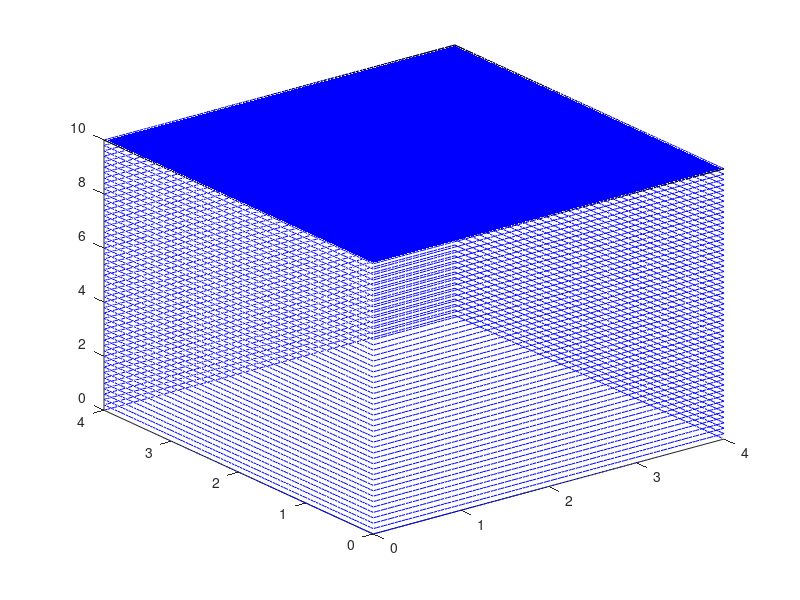

This chart was generated by the following MATLAB code:
function drawCuboid(varargin)
% display a 3D-cube in the current axes
% Parameters:
%	* point1: the left bottom point of cuboid 
%	* point2: the right top point of cuboid 
% Return: None
% Example:
%		>> drawCuboid([0 0 0],[4 4 10])
% Version 1.0, Data 2020.4.2,  Author: syf

% Default input arguments 
inArgs = { ...
  [0 0 0 ] , ...  % Default edge sizes (x,y and z)
  [4 4 10 ] , ... % Default coordinates of the origin point of the cube
  50};
% Replace default input arguments by input values
inArgs(1:nargin) = varargin;
% Create  variables
[point1,point2, m] = deal(inArgs{:});

Block=cell(1);                      

Block{1}.x1 = point1(1);Block{1}.x2=point2(1);
Block{1}.y1 = point1(2);Block{1}.y2=point2(2);
Block{1}.z1 = point1(3);Block{1}.z2=point2(3);

X=linspace(Block{1}.x2,Block{1}.x2);
Y=linspace(Block{1}.y1,Block{1}.y2);
for k=Block{1}.z1:(Block{1}.z2-Block{1}.z1)/m:Block{1}.z2
    Z=linspace(k,k);
    plot3(X,Y,Z,'b')
    hold on
end
X=linspace(Block{1}.x1,Block{1}.x1);
Y=linspace(Block{1}.y1,Block{1}.y2);
for k=Block{1}.z1:(Block{1}.z2-Block{1}.z1)/m:Block{1}.z2
    Z=linspace(k,k);
    plot3(X,Y,Z,'b')
    hold on
end
X=linspace(Block{1}.x1,Block{1}.x2);
Y=linspace(Block{1}.y1,Block{1}.y1);
for k=Block{1}.z1:(Block{1}.z2-Block{1}.z1)/m:Block{1}.z2
    Z=linspace(k,k);
    plot3(X,Y,Z,'b')
    hold on
end
X=linspace(Block{1}.x1,Block{1}.x2);
Y=linspace(Block{1}.y2,Block{1}.y2);
for k=Block{1}.z1:(Block{1}.z2-Block{1}.z1)/m:Block{1}.z2
    Z=linspace(k,k);
    plot3(X,Y,Z,'b')
    hold on
end
X = [point1(1); point1(1); point2(1);point2(1)];
Y = [point1(2); point2(2); point2(2);point1(2)];
Z = [point2(3); point2(3); point2(3); point2(3)];
fill3(X,Y,Z,[0,0,1])

